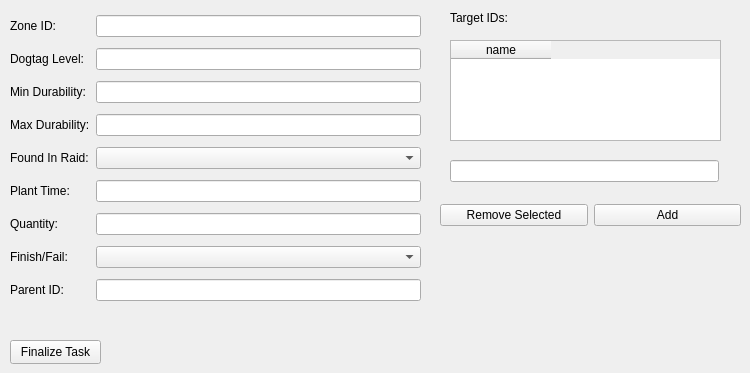
      <widget class="QWidget" name="tab_leave_item">
       <attribute name="title">
        <string>LeaveItemAtLocation</string>
       </attribute>
       <widget class="QWidget" name="gridLayoutWidget_6">
        <property name="geometry">
         <rect>
          <x>10</x>
          <y>10</y>
          <width>411</width>
          <height>298</height>
         </rect>
        </property>
        <layout class="QGridLayout" name="grid_fields_4">
         <item row="3" column="1">
          <widget class="QLineEdit" name="fld_mindur_li"/>
         </item>
         <item row="7" column="0">
          <widget class="QLabel" name="lb_quantity_3">
           <property name="text">
            <string>Quantity:</string>
           </property>
          </widget>
         </item>
         <item row="6" column="1">
          <widget class="QLineEdit" name="fld_plant_time_li"/>
         </item>
         <item row="6" column="0">
          <widget class="QLabel" name="lb_plant_time">
           <property name="text">
            <string>Plant Time:</string>
           </property>
          </widget>
         </item>
         <item row="4" column="0">
          <widget class="QLabel" name="lb_maxdur_2">
           <property name="text">
            <string>Max Durability:</string>
           </property>
          </widget>
         </item>
         <item row="3" column="0">
          <widget class="QLabel" name="lb_mindur_2">
           <property name="text">
            <string>Min Durability:</string>
           </property>
          </widget>
         </item>
         <item row="8" column="1">
          <widget class="QComboBox" name="box_ff_li"/>
         </item>
         <item row="1" column="1">
          <widget class="QLineEdit" name="fld_dogtaglevel_li"/>
         </item>
         <item row="9" column="0">
          <widget class="QLabel" name="label_41">
           <property name="text">
            <string>Parent ID:</string>
           </property>
          </widget>
         </item>
         <item row="1" column="0">
          <widget class="QLabel" name="label_18">
           <property name="text">
            <string>Dogtag Level:</string>
           </property>
          </widget>
         </item>
         <item row="0" column="0">
          <widget class="QLabel" name="lb_zoneid">
           <property name="text">
            <string>Zone ID:</string>
           </property>
          </widget>
         </item>
         <item row="5" column="1">
          <widget class="QComboBox" name="box_fir_li"/>
         </item>
         <item row="7" column="1">
          <widget class="QLineEdit" name="fld_quantity_li"/>
         </item>
         <item row="4" column="1">
          <widget class="QLineEdit" name="fld_maxdur_li"/>
         </item>
         <item row="5" column="0">
          <widget class="QLabel" name="lb_fir">
           <property name="text">
            <string>Found In Raid:</string>
           </property>
          </widget>
         </item>
         <item row="0" column="1">
          <widget class="QLineEdit" name="fld_zoneid_li"/>
         </item>
         <item row="8" column="0">
          <widget class="QLabel" name="label_56">
           <property name="text">
            <string>Finish/Fail:</string>
           </property>
          </widget>
         </item>
         <item row="9" column="1">
          <widget class="QLineEdit" name="fld_parentid_li"/>
         </item>
        </layout>
       </widget>
       <widget class="QPushButton" name="pb_finalize_li">
        <property name="geometry">
         <rect>
          <x>10</x>
          <y>340</y>
          <width>91</width>
          <height>24</height>
         </rect>
        </property>
        <property name="text">
         <string>Finalize Task</string>
        </property>
       </widget>
       <widget class="QWidget" name="horizontalLayoutWidget_12">
        <property name="geometry">
         <rect>
          <x>440</x>
          <y>200</y>
          <width>301</width>
          <height>31</height>
         </rect>
        </property>
        <layout class="QHBoxLayout" name="grid_addremove_12">
         <item>
          <widget class="QPushButton" name="pb_rem_li_target">
           <property name="text">
            <string>Remove Selected</string>
           </property>
          </widget>
         </item>
         <item>
          <widget class="QPushButton" name="pb_add_li_target">
           <property name="text">
            <string>Add</string>
           </property>
          </widget>
         </item>
        </layout>
       </widget>
       <widget class="QLabel" name="lb_addedweps_10">
        <property name="geometry">
         <rect>
          <x>450</x>
          <y>10</y>
          <width>161</width>
          <height>16</height>
         </rect>
        </property>
        <property name="text">
         <string>Target IDs:</string>
        </property>
       </widget>
       <widget class="QTableWidget" name="tb_li_target">
        <property name="geometry">
         <rect>
          <x>450</x>
          <y>40</y>
          <width>271</width>
          <height>101</height>
         </rect>
        </property>
        <property name="selectionBehavior">
         <enum>QAbstractItemView::SelectRows</enum>
        </property>
        <column>
         <property name="text">
          <string>name</string>
         </property>
        </column>
       </widget>
       <widget class="QLineEdit" name="fld_li_target">
        <property name="geometry">
         <rect>
          <x>450</x>
          <y>160</y>
          <width>269</width>
          <height>22</height>
         </rect>
        </property>
       </widget>
      </widget>
